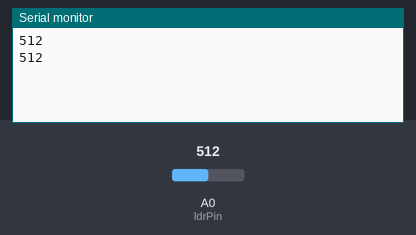
The sketch below on a simulated Arduino Uno, built with avr-gcc and run on an emulated ATmega328P. On the bench: the last lines printed to the serial monitor. The test bench sets the inputs (shaded band); at power-on: A0 (ldrPin) = 512.

Above: at 1.8 s.
1.9 s: A0 (ldrPin) set to 716
At 2.8 s:
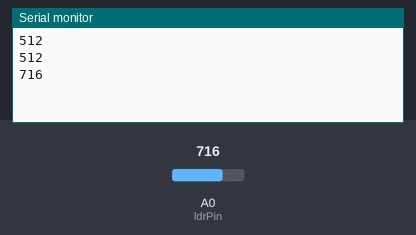
3.4 s: A0 (ldrPin) set to 900
At 4.8 s:
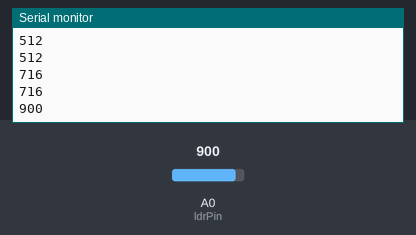
Timing chart, 0 to 6.4 s (numbered marks = the images above; inputs shaded):
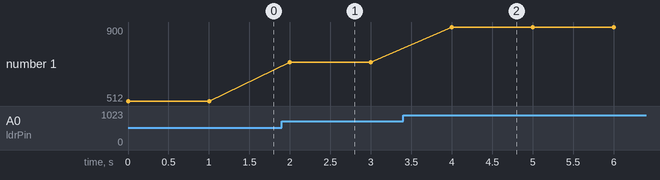

The sketch:

ldr.ino
```cpp
const int ldrPin=A0;
void setup() {
  Serial.begin(9600);
  pinMode(ldrPin,INPUT);
}
void loop() {
  int rawData = analogRead(ldrPin);
  Serial.println(rawData);
  delay(1000);
}
  // put your main code here, to run repeatedly:
```

Measured:
- after the input at 1.9 s, the serial monitor: prints a new line after 0.10 s (image 1)
- after the input at 3.4 s, the serial monitor: prints a new line after 0.60 s (image 2)
- plotted number 1: 512 → 716 after the input at 1.9 s, 716 → 900 after the input at 3.4 s
